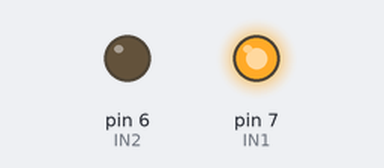
Bench run of a sketch on a simulated Arduino Uno, built with avr-gcc and run on an emulated ATmega328P. On the bench: output pins drawn as LEDs (lit = HIGH).

Above: at 0.1 s.
Timing chart, 0 to 1.6 s (numbered marks = the images above):
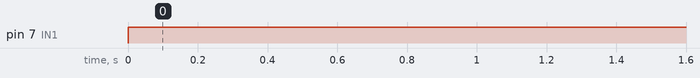

Measured:
- by itself, pin 7 (IN1): LOW → HIGH at 0.00 s

The sketch:

sensor_pump.ino
```cpp
int IN1=7;
int IN2=6;

void setup() {
  // put your setup code here, to run once:
  pinMode(IN1,OUTPUT);
  pinMode(IN2,OUTPUT);
}

void loop() {
  // put your main code here, to run repeatedly:
    StartA();
}

void StartA() {
  digitalWrite(IN1,HIGH);
  digitalWrite(IN2,LOW);
}


void StopA(){
  digitalWrite(IN1,LOW);
  digitalWrite(IN2,LOW);
}
```
